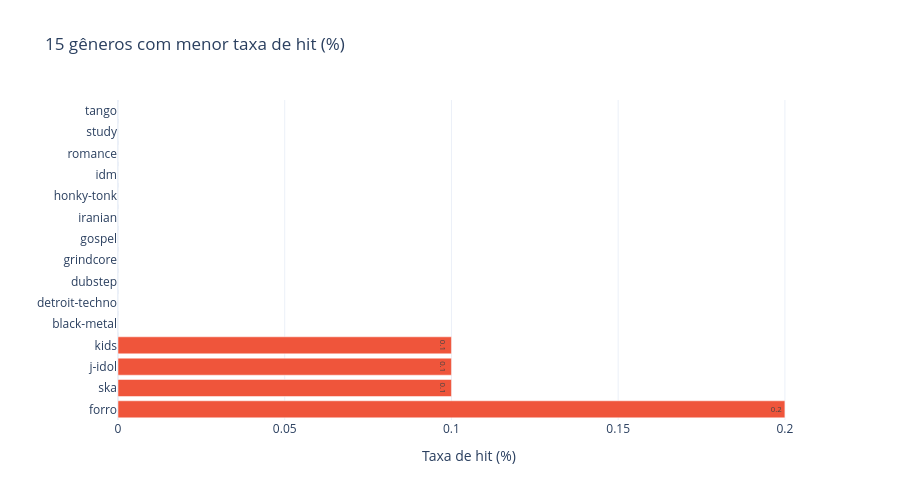

This figure's notebook cell:
### Code cell
bottom15 = hits_by_genre.tail(15)

fig = px.bar(
    bottom15, x="hit_rate", y="track_genre",
    orientation="h", text="hit_rate",
    title="15 gêneros com menor taxa de hit (%)",
    labels={"hit_rate": "Taxa de hit (%)", "track_genre": ""},
    color_discrete_sequence=["#EF553B"],
)
fig.update_layout(height=500, template="plotly_white")
fig.show()

### Figure 1 — Plotly figure (JSON) as saved in the notebook; plotly's stock layout.template omitted (floating-point values rounded to 4 significant figures)
{"data": [{"hovertemplate": "Taxa de hit (%)=%{text}<br>=%{y}<extra></extra>", "legendgroup": "", "marker": {"color": "#EF553B", "pattern": {"shape": ""}}, "name": "", "orientation": "h", "showlegend": false, "text": [0.2, 0.1, 0.1, 0.1, 0.0, 0.0, 0.0, 0.0, 0.0, 0.0, 0.0, 0.0, 0.0, 0.0, 0.0], "textposition": "auto", "type": "bar", "x": [0.2, 0.1, 0.1, 0.1, 0.0, 0.0, 0.0, 0.0, 0.0, 0.0, 0.0, 0.0, 0.0, 0.0, 0.0], "xaxis": "x", "y": ["forro", "ska", "j-idol", "kids", "black-metal", "detroit-techno", "dubstep", "grindcore", "gospel", "iranian", "honky-tonk", "idm", "romance", "study", "tango"], "yaxis": "y"}], "layout": {"barmode": "relative", "height": 500, "legend": {"tracegroupgap": 0}, "title": {"text": "15 gêneros com menor taxa de hit (%)"}, "xaxis": {"anchor": "y", "domain": [0, 1], "title": {"text": "Taxa de hit (%)"}}, "yaxis": {"anchor": "x", "domain": [0, 1], "title": {"text": ""}}}}
